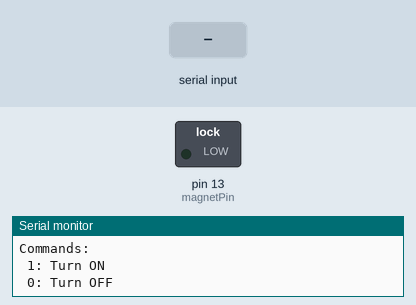
Simulated run of this sketch. Board: Arduino Uno, built with avr-gcc and run on an emulated ATmega328P. On the bench: switched loads named in the sketch (green lamp = pin HIGH), the last lines printed to the serial monitor. Inputs (shaded band) come from the test bench.

Above: at 1.2 s.
1.3 s: "1" received over Serial
At 2.5 s:
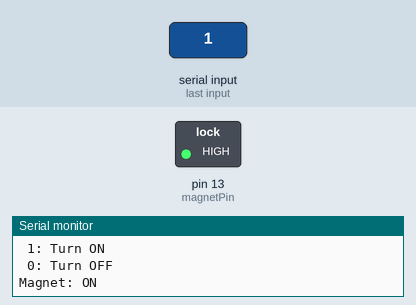
2.8 s: "0" received over Serial
At 3.8 s:
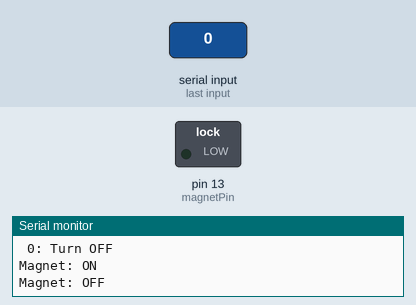
Timing chart, 0 to 5.8 s (numbered marks = the images above; inputs shaded):
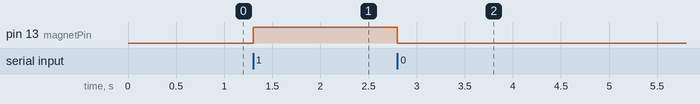

Measured:
- after the input at 1.3 s, pin 13 (magnetPin): LOW → HIGH at once
- after the input at 2.8 s, pin 13 (magnetPin): HIGH → LOW at once

The sketch:

test_magnet.ino
```cpp
// Electromagnet Test (Pin 13)
// 1 = ON (HIGH), 0 = OFF (LOW)

const int magnetPin = 13;

void setup() {
  Serial.begin(9600);
  pinMode(magnetPin, OUTPUT);
  digitalWrite(magnetPin, LOW); // Start OFF

  Serial.println("--- Electromagnet Test ---");
  Serial.println("Commands:");
  Serial.println(" 1: Turn ON");
  Serial.println(" 0: Turn OFF");
}

void loop() {
  if (Serial.available() > 0) {
    char c = Serial.read();

    if (c == '1') {
      digitalWrite(magnetPin, HIGH);
      Serial.println("Magnet: ON");
    } else if (c == '0') {
      digitalWrite(magnetPin, LOW);
      Serial.println("Magnet: OFF");
    }
  }
}
```
